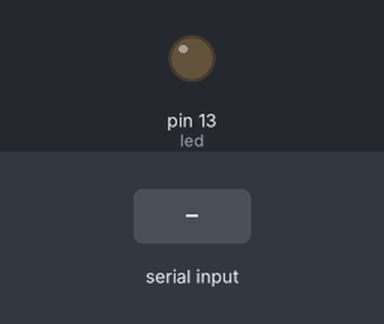
A sketch run on a simulated Arduino Uno, built with avr-gcc and run on an emulated ATmega328P. Shown: output pins drawn as LEDs (lit = HIGH). The test bench sets the inputs (shaded band).

Above: at 1.2 s.
1.3 s: "1" received over Serial
At 2.3 s:
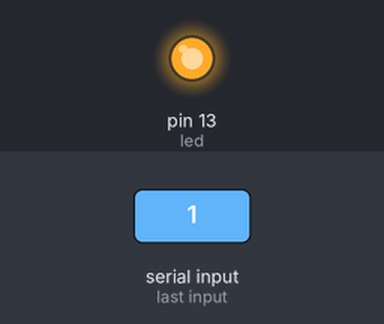
3.0 s: "0" received over Serial
At 3.8 s:
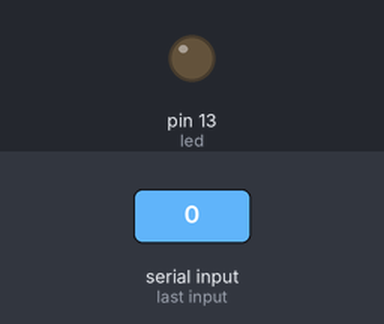
Timing chart, 0 to 6.0 s (numbered marks = the images above; inputs shaded):
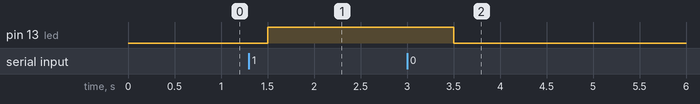

Measured:
- after the input at 1.3 s, pin 13 (led): LOW → HIGH after 0.20 s
- after the input at 3.0 s, pin 13 (led): HIGH → LOW after 0.50 s

The sketch:

test_rxSerial_ard.ino
```cpp
char val;
int led = LED_BUILTIN;
void setup() {
  // put your setup code here, to run once:
  Serial.begin(19200);
  pinMode(led, OUTPUT);
}

void loop() {
  // put your main code here, to run repeatedly:

  if(Serial.available())
    val = Serial.read();

  if (val == '1') digitalWrite(led, HIGH);
  else digitalWrite(led, LOW);

  delay(500);


  /* Tx to Serial Port (example 1)
  Serial.println("Hello");
  delay(500);
  */
}
```
